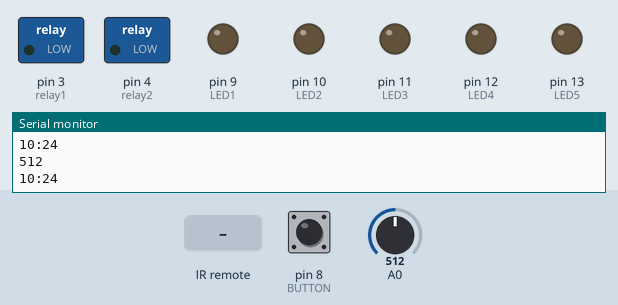
Simulated run of this sketch. Board: Arduino Uno, built with avr-gcc and run on an emulated ATmega328P. Parts: switched loads named in the sketch (green lamp = pin HIGH), output pins drawn as LEDs (lit = HIGH), the last lines printed to the serial monitor. The test bench sets the inputs (shaded band); at power-on: pin 8 (BUTTON) LOW, A0 = 512. The local clock reads 2024-03-15 10:24:30 at power-on unless the sketch sets it.

Above: at 1.2 s.
1.3 s: pin 8 (BUTTON) pulled HIGH for 0.15 s
At 2.0 s:
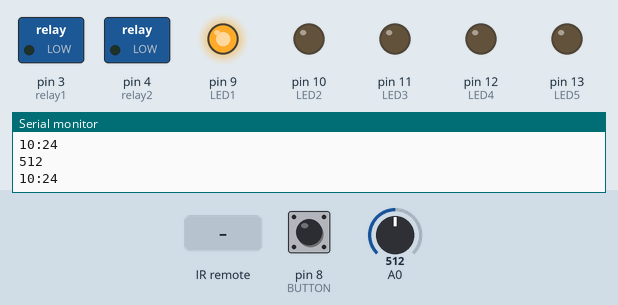
2.9 s: infrared code 0x3300C0 received
At 3.7 s:
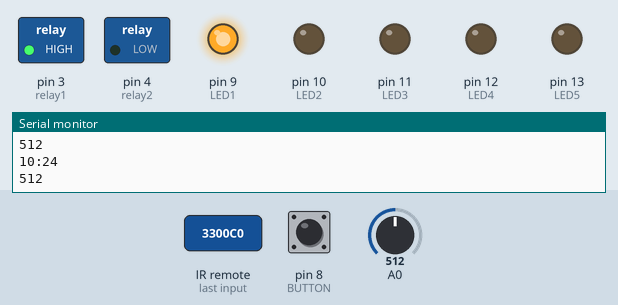
5.4 s: infrared code 0x330000 received
At 6.2 s:
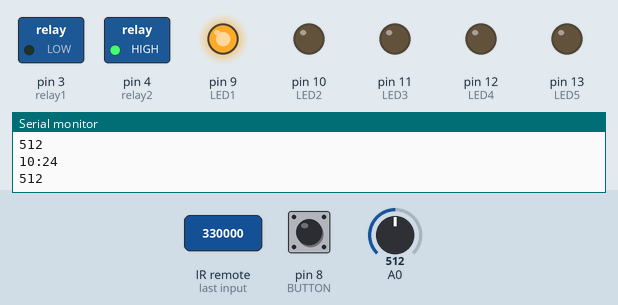
7.9 s: pin 8 (BUTTON) pulled HIGH for 1 s
At 8.4 s:
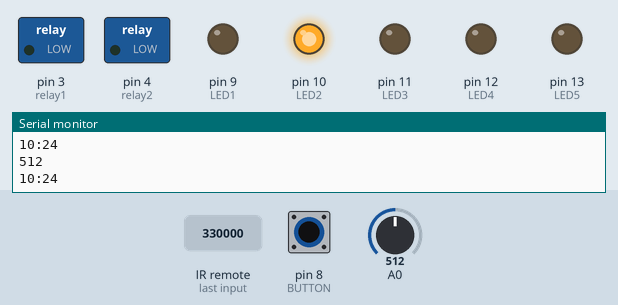
10.4 s: pin 8 (BUTTON) pulled HIGH for 0.15 s
At 11.6 s:
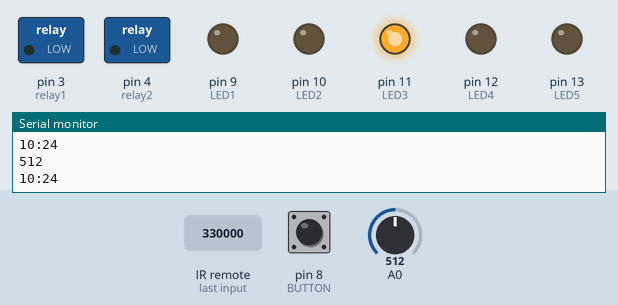
12.0 s: pin 8 (BUTTON) pulled HIGH for 3.2 s
At 12.9 s:
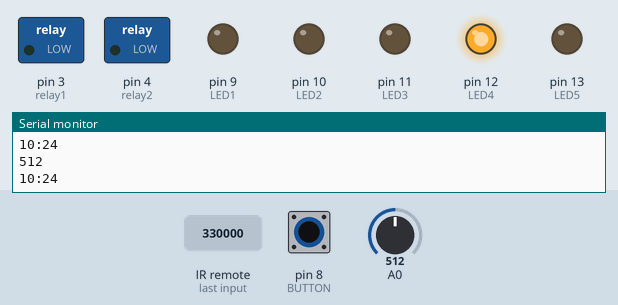
Timing chart, 0 to 15.0 s (numbered marks = the images above; inputs shaded):
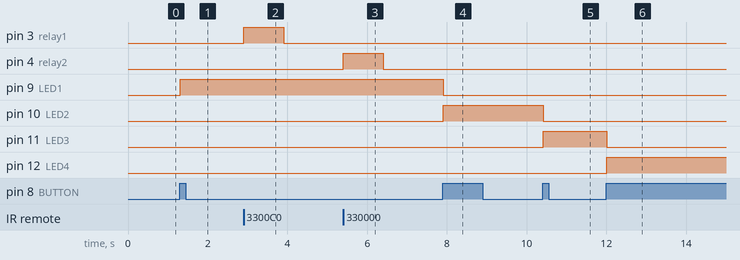

Measured:
- after the input at 1.3 s, pin 9 (LED1): LOW → HIGH at once
- after the input at 2.9 s, pin 3 (relay1): LOW → HIGH at once, → LOW 1.0 s later
- after the input at 5.4 s, pin 4 (relay2): LOW → HIGH at once, → LOW 1.0 s later
- after the input at 7.9 s, pin 9 (LED1): HIGH → LOW at once; pin 10 (LED2): LOW → HIGH at once
- after the input at 10.4 s, pin 10 (LED2): HIGH → LOW at once; pin 11 (LED3): LOW → HIGH at once
- after the input at 12.0 s, pin 11 (LED3): HIGH → LOW at once; pin 12 (LED4): LOW → HIGH at once

The sketch:

Irrig_Direct.ino
```cpp
//Sketch per il controllo di un'elettrovalvola
//per irrigazione ......Emanuele Principi 2016

#include <Wire.h>
#include "RTClib.h"
#include <RCSwitch.h>
RTC_DS1307 rtc;
RCSwitch mySwitch = RCSwitch();
//Inserimento Orario Partenza
int ora = 23;     //Inserire ora di accensione in formato 24H
int minuti = 30; //Inserire minuto di accensione
//Fine Inserimento
//Definizione di livello umidità
int umidita = 300;
//Fine Definizione
int nora = 0 ;
int nminuti = 0;
int durata = 0;
int somma = 0;
int ContatorePulsantePremuto = 0;
int StatoPulsante = 0;
int StatoPulsantePrecedente = 0;
int h = 0;
int m = 0;
#define BUTTON 8
#define LED1 9
#define LED2 10
#define LED3 11
#define LED4 12
#define LED5 13
#define relay1 3
#define relay2 4
boolean solenoide = true;


void setup() {
  Serial.begin(9600);
  Wire.begin();
  // Activate RTC module
  rtc.begin();
  mySwitch.enableReceive(0);  // Receiver on inerrupt 0 => that is pin #2
  pinMode(relay1, OUTPUT);
  pinMode(relay2, OUTPUT);
  pinMode(BUTTON, INPUT);
  pinMode(LED1, OUTPUT);
  pinMode(LED2, OUTPUT);
  pinMode(LED3, OUTPUT);
  pinMode(LED4, OUTPUT);
  pinMode(LED5, OUTPUT);
  pinMode(A0, INPUT);
  digitalWrite(relay1, LOW);
  digitalWrite(relay2, LOW);
}

void loop() {
  somma = minuti + durata;
  //Conversione minuti in ore
  if (somma >= 60) {
    nora = (ora + 1);
    nminuti = (somma - 60);
  } else nminuti = somma;
  nora = ora;
  if (nora >= 24) {
    nora = nora - 24;
  }
  //Fine Conversione

  StatoPulsante = digitalRead(BUTTON);              // legge il valore dell'input e lo conserva
  if (StatoPulsante != StatoPulsantePrecedente) {   // compara lo stato del pulsante attuale con il precedente
    if (StatoPulsante == HIGH) {                    // se lo stato è cambiato incrementa il contatore
      // se lo stato corrente è alto, il pulsante è passato da off a on
      ContatorePulsantePremuto++;
      switch (ContatorePulsantePremuto) {
        case 1:  // controlla se il pulsante è stato premuto una volta
          digitalWrite(LED2, LOW);
          digitalWrite(LED1, HIGH);                            // accende il LED1
          durata = 10;
          break;
        case 2:  // controlla se il pulsante è stato premuto due volte
          digitalWrite(LED1, LOW);                             // spegne il LED1
          digitalWrite(LED2, HIGH);                            // accende il LED2
          durata = 20;
          break;
        case 3:  // controlla se il pulsante è stato premuto tre volte
          digitalWrite(LED2, LOW);                             // spegne il LED2
          digitalWrite(LED3, HIGH);                            // accende il LED3
          durata = 30;
          break;
        case 4:  // controlla se il pulsante è stato premuto quattro volte
          digitalWrite(LED3, LOW);                             // accende il LED3
          digitalWrite(LED4, HIGH);                            // accende il LED4
          durata = 40;
          break;
        case 5:  // controlla se il pulsante è stato premuto cinque volte
          digitalWrite(LED1, HIGH);                             // accende il LED3
          digitalWrite(LED2, HIGH);                            // accende il LED4
          digitalWrite(LED3, HIGH);
          digitalWrite(LED4, HIGH);
          digitalWrite(relay1, HIGH);
          digitalWrite(relay2, LOW);
          delay(1000);
          digitalWrite(relay1, LOW);
          digitalWrite(relay2, LOW);
          durata = 0;
          break;
      }
    }
  }
  // salva lo stato corrente nella variabile che indica lo stato precedente per il loop successivo
  StatoPulsantePrecedente = StatoPulsante;

  if (ContatorePulsantePremuto > 5) {
    digitalWrite(LED4, LOW);
    delay(200);
    digitalWrite(relay1, LOW);
    digitalWrite(relay2, HIGH);
    delay(1000);
    digitalWrite(relay1, LOW);
    digitalWrite(relay2, LOW);

    for (int x = 0; x < 5; x++) {                            // ciclo di accensione e spegnimento led
      for (int n = 9; n < 13; n++) {                        // ciclo sui diodi da accendere e spegnere
        digitalWrite(n, HIGH);                               // accende il LED
        delay(50);                                           // aspetta 50 millisecondi
        digitalWrite(n, LOW);                                // spegne il LED
        delay(50);
        durata = 0;
      }
    }
    // inizializzazione delle variabili
    ContatorePulsantePremuto = 0;
    StatoPulsante = 0;
    StatoPulsantePrecedente = 0;
  }


  if (mySwitch.available()) {
    float value = mySwitch.getReceivedValue();
    if (value == 3342528) {
      digitalWrite(relay1, HIGH);
      digitalWrite(relay2, LOW);
      delay(1000);
      digitalWrite(relay1, LOW);
      digitalWrite(relay2, LOW);
    }

    if (mySwitch.available()) {
      float value = mySwitch.getReceivedValue();
      if (value == 3342336) {
        digitalWrite(relay1, LOW);
        digitalWrite(relay2, HIGH);
        delay(1000);
        digitalWrite(relay1, LOW);
        digitalWrite(relay2, LOW);
      }
      mySwitch.resetAvailable();
    }
  }
  inizia();
  tempo();
  if (solenoide == false) {
    digitalWrite(LED5, HIGH);
  } else digitalWrite(LED5, LOW);
}

void inizia () {
  DateTime now = rtc.now();
  int h = now.hour();
  int m = now.minute();
  int sensorValue = analogRead(A0);
  Serial.print(h);
  Serial.print(":");
  Serial.print(m);
  Serial.println("");
  Serial.println(sensorValue);
  Serial.println("");
  if ((durata > 1) && (sensorValue >= umidita) && (h == ora) && (m == minuti) && (solenoide == true)) {
    //if ((h == ora) && (m == minuti)) {
    digitalWrite(relay1, HIGH);
    digitalWrite(relay2, LOW);
    delay(1200);
    digitalWrite(relay1, LOW);;
    digitalWrite(LED4, HIGH);
    solenoide = !solenoide ;
  }
}
void tempo () {
  DateTime now = rtc.now();
  int h = now.hour();
  int m = now.minute();
  if ((h == nora) && (m == nminuti) && (solenoide == false)) {
    digitalWrite(relay1, LOW);
    digitalWrite(relay2, HIGH);
    delay(1200);
    digitalWrite(relay2, LOW);
    digitalWrite(LED4, LOW);
    solenoide = true ;
  }
}
```
